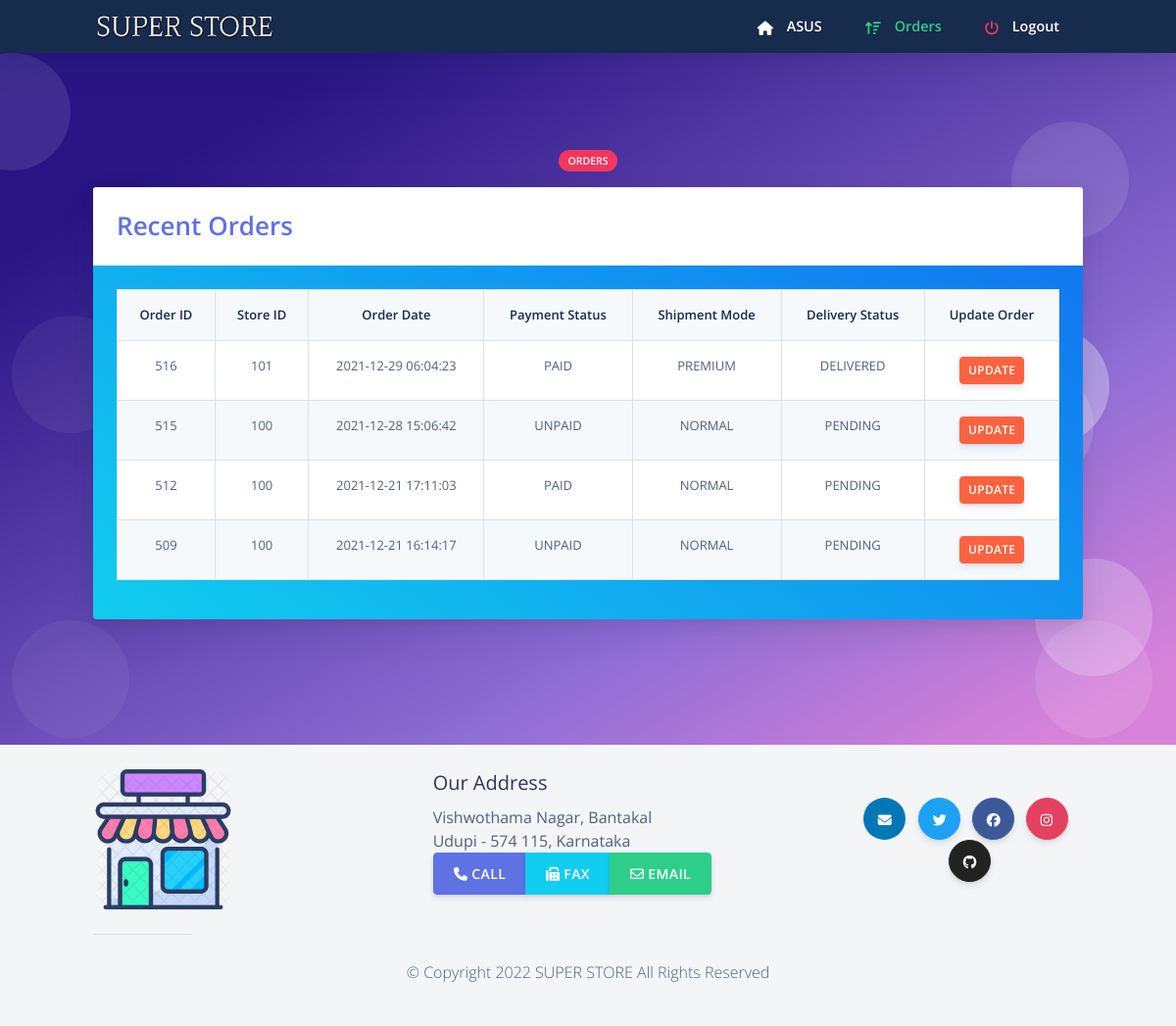
/dist/dorders.php (signed in), run on the app's committed database.
### tables this page shows
CREATE TABLE `dstbr` (
  `DID` int(11) NOT NULL,
  `DNAME` varchar(20) NOT NULL,
  `DPASS` varchar(20) NOT NULL DEFAULT 'password',
  `DTYPE` varchar(20) NOT NULL,
  `DLOC` varchar(30) NOT NULL
);

CREATE TABLE `strorders` (
  `SID` int(11) NOT NULL,
  `ORDID` int(11) NOT NULL,
  `DID` int(11) NOT NULL,
  `ORDDATE` timestamp NOT NULL DEFAULT current_timestamp(),
  `PMYSTAT` varchar(20) NOT NULL DEFAULT 'UNPAID',
  `SHPMODE` varchar(20) NOT NULL DEFAULT 'NORMAL',
  `SHPSTAT` varchar(20) NOT NULL DEFAULT 'PENDING'
);

### dist/session1.php (called while the page is built, shortened)
<?php
$user_check = $_SESSION['login_user'];
$CustID=$user_check;
?>

### dist/dorders.php (the view, shortened to what this page needs)
<?php
include('session1.php');
$query4 = "SELECT * from dstbr where DID='$user_check'";
              $ses_sq4 = mysqli_query($conn, $query4);
              $row4 = mysqli_fetch_assoc($ses_sq4);
              $para2 = $row4['DNAME'];
?>
<!DOCTYPE html>
<html>
<head>
	<link rel="stylesheet" href="https://stackpath.bootstrapcdn.com/bootstrap/4.3.1/css/bootstrap.min.css"
>
	<link rel="stylesheet" href="https://pro.fontawesome.com/releases/v5.10.0/css/all.css"
/>
	<link rel="stylesheet" href=" https://cdnjs.cloudflare.com/ajax/libs/bootstrap-social/5.1.1/bootstrap-social.min.css "/>
  <link href="https://use.fontawesome.com/releases/v5.0.6/css/all.css" rel="stylesheet">
  <link href="../assets/css/nucleo-icons.css" rel="stylesheet" />
  <link href="../assets/css/nucleo-svg.css" rel="stylesheet" />
  <link rel="stylesheet" href="../assets/css/creativetim.min.css" type="text/css">
</head>
  <body class="bg-white" id="top">
    <nav
      id="navbar-main"
      class="
        navbar navbar-main navbar-expand-lg
        bg-default
        navbar-light
        position-sticky
        top-0
        shadow
        py-0
      "
    >
      <div class="container">
        <ul class="navbar-nav navbar-nav-hover align-items-lg-center">
          <li class="nav-item dropdown">
            <a href="../index.php" class="navbar-brand mr-lg-5 text-white">
                               <img src="../assets/img/nav.png" />
            </a>
          </li>
        </ul>
        <div class="navbar-collapse collapse bg-default" id="navbar_global">
          <ul class="navbar-nav align-items-lg-center ml-auto">
		   <li class="nav-item">
              <a href="dhome.php" class="nav-link">
                <span class="text-white nav-link-inner--text font-weight-bold"
                  ><i class="text-white fas fa-home"></i> <?php echo $para2 ?> </span
                >
              </a>
            </li>
			 <li class="nav-item">
              <a href="dorders.php" class="nav-link">
                <span class="text-success nav-link-inner--text font-weight-bold"
                  ><i class="text-success fas fa-sort-amount-up"></i> Orders</span
                >
              </a>
            </li>
		   <li class="nav-item">
              <a href="logout1.php" class="nav-link">
                <span class="text-white nav-link-inner--text font-weight-bold"
                  ><i class="text-danger fas fa-power-off"></i> Logout</span
                >
              </a>
            </li>
          </ul>
        </div>
      </div>
    </nav>
  <section class="section section-shaped section-lg">
    <div class="shape shape-style-1 shape-primary">
      <span></span>
      <span></span>
      <span></span>
      <span></span>
      <span></span>
      <span></span>
      <span></span>
      <span></span>
      <span></span>
      <span></span>
    </div>
<div class="container ">
    	 <div class="row">
          <div class="col-md-8 mx-auto text-center">
            <span class="badge badge-danger badge-pill mb-3">Orders</span>
          </div>
        </div>
          <div class="row row-content">
            <div class="col-md-12 mb-3">
			<div class="card text-white bg-gradient-info mb-3">
				  <div class="card-header">
				  <span class=" text-primary display-4" >Recent Orders</span>
				  </div>
				  <div class="card-body text-white">
					 <table class="table table-reponsive table-fluid table-striped table-hover table-bordered bg-gradient-white text-center">
						<tr class="font-weight-bold text-default">
						  <th>Order ID</th>
						  <th>Store ID</th>
						  <th>Order Date</th>
						  <th>Payment Status</th>
						  <th>Shipment Mode</th>
						  <th>Delivery Status</th>
						  <th> Update Order</th>
						</tr>
        <?php
      $q ="  select * from strorders where DID=$CustID ORDER BY ORDID DESC";
      $query = mysqli_query($conn, $q);
      while($res = mysqli_fetch_array($query))
      {
			$oid=$res['ORDID'];
		    $sid=$res['SID'];
			$date=$res['ORDDATE'];
			$pstat=$res['PMYSTAT'];
			$smode=$res['SHPMODE'];
			$sstat=$res['SHPSTAT'];
				 ?>
				 	<tr>
				<td><?php echo $oid ?></td>
				  <td><?php echo $sid ?></td>
				  <td><?php echo $date ?></td>
				  <td><?php echo $pstat ?></td>
				  <td><?php echo $smode ?></td>
				  <td><?php echo $sstat ?></td>
							<td><button class="btn btn-sm btn-warning" data-toggle="modal" type="button" data-target="#update_modal<?php echo $res['ORDID']?>"><span class="glyphicon glyphicon-edit"></span> Update</button></td>
					</tr>
		<?php
					}
				?>
  </table>
		</div>
	</div>
	</div>
</section>
    <?php require("footer.php");?>
</body>
</html>

### data on the page
dstbr: DNAME "ASUS"
strorders: ORDID "516", SID "101", ORDDATE "2021-12-29 06:04:23", PMYSTAT "PAID", SHPMODE "PREMIUM", SHPSTAT "DELIVERED"
strorders: ORDID "515", SID "100", ORDDATE "2021-12-28 15:06:42", PMYSTAT "UNPAID", SHPMODE "NORMAL", SHPSTAT "PENDING"
strorders: ORDID "512", SID "100", ORDDATE "2021-12-21 17:11:03", PMYSTAT "PAID", SHPMODE "NORMAL", SHPSTAT "PENDING"
strorders: ORDID "509", SID "100", ORDDATE "2021-12-21 16:14:17", PMYSTAT "UNPAID", SHPMODE "NORMAL", SHPSTAT "PENDING"
